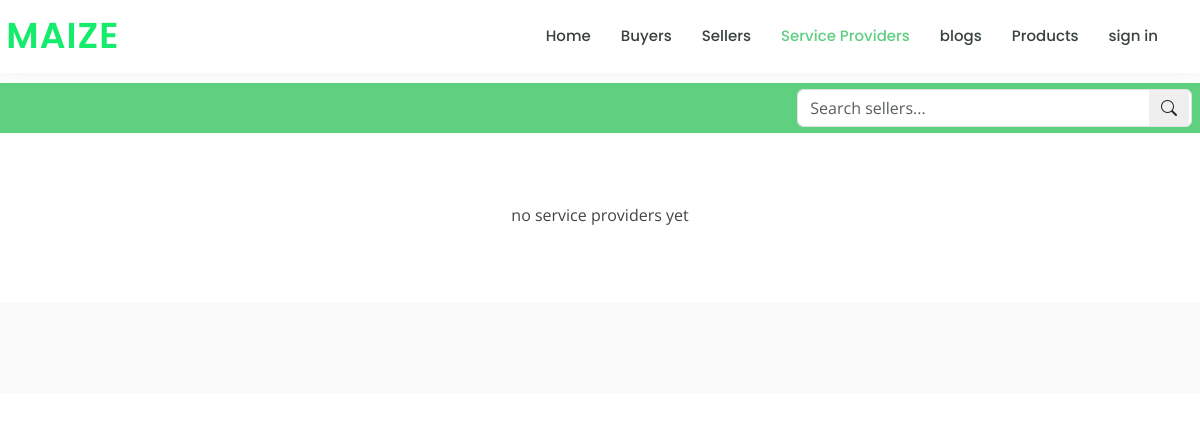
The app's page /services.php, older data.
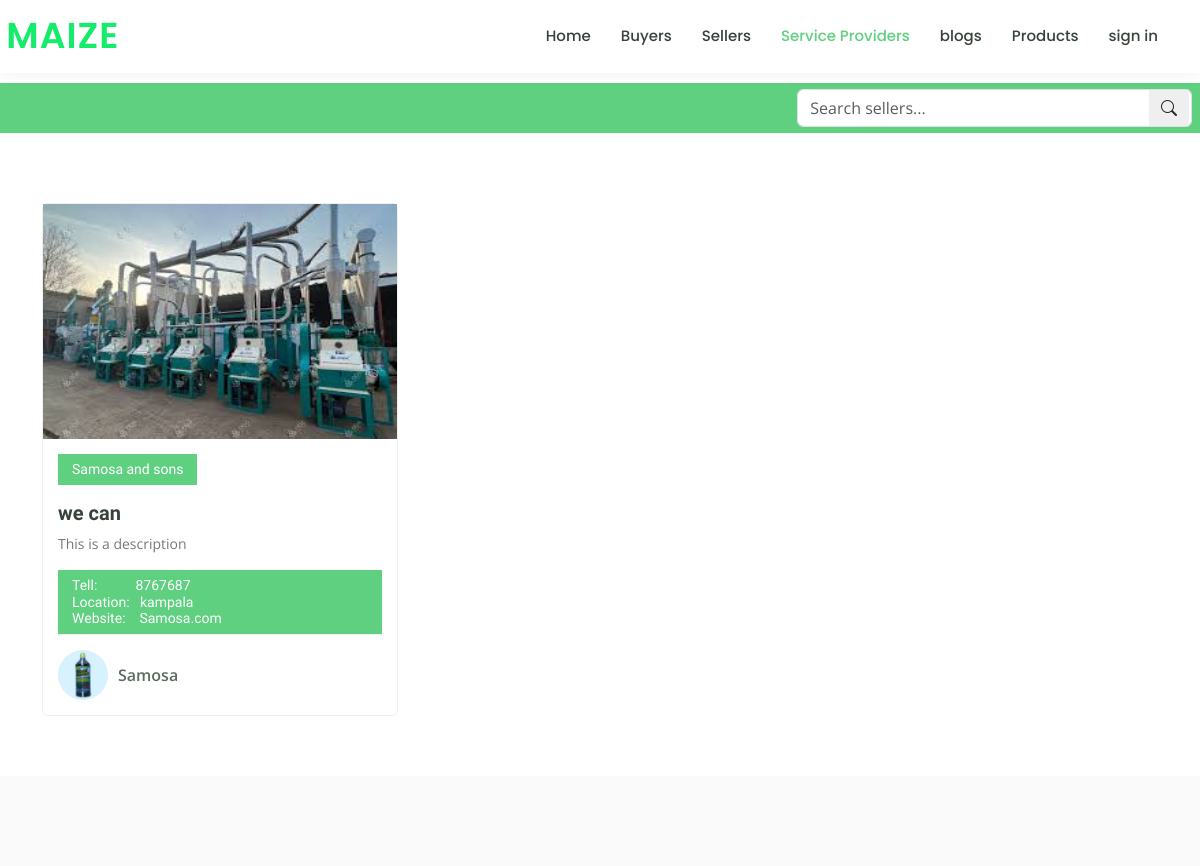
The same page, newer data.
### tables this page shows
CREATE TABLE `users` (
  `id` int(11) NOT NULL,
  `name` varchar(500) DEFAULT NULL,
  `email` varchar(100) DEFAULT NULL,
  `password` varchar(500) DEFAULT NULL,
  `role` varchar(100) DEFAULT 'buyer',
  `image` varchar(200) DEFAULT NULL,
  `company` varchar(200) DEFAULT NULL,
  `description` varchar(1000) DEFAULT NULL,
  `logo` varchar(100) DEFAULT NULL,
  `motto` varchar(1000) DEFAULT NULL,
  `website` varchar(1000) DEFAULT NULL,
  `contact` int(11) DEFAULT NULL,
  `location` varchar(1000) DEFAULT NULL,
  `dateAdded` datetime DEFAULT current_timestamp(),
  `admin` tinyint(1) DEFAULT 0
);

### services.php (the view, shortened to what this page needs)
<?php include './header.php'?>
<?php
  include './dbinit.php';
  $sql="SELECT * FROM users WHERE role='service provider'";
  $results =mysqli_query($conn,$sql);
  $users=mysqli_fetch_all($results,MYSQLI_ASSOC);
  $value='';
?>
  <main id="main" data-aos="fade-in">
  <div class="w-100" style="height:10px"></div>
    <div class="breadcrumbs d-flex align-items-center p-2 " style=" top: 0; height:50px;margin-bottom:10px;">
          <div class="d-flex align-items-center justify-content-end" style="flex:1">
            <div class="col-lg-4" style="position: relative;">
                <form action="" method="get">
                  <input type="search" name='value'  name='value' value='<?php echo $value ?>' style="outline: none;" autocomplete="off" class="form-control" name="search" placeholder="Search sellers...">
                  <button name='search' type='submit' value="search"   style="position: absolute; top: 1px; color: blue; right: 3px; cursor: pointer; padding: 0px; border: 0; "><span class="bi bi-search btn rounded  border-0"></span> </button>
                </form>
            </div>
          </div>
      </div>
    <section id="courses" class="courses">
      <div class="container" data-aos="fade-up"><?php echo count($users)<1?'<p class="w-100 text-center">no service providers yet</p>':''  ?>
        <div class="row" data-aos="zoom-in" data-aos-delay="100">
        <?php  foreach ($users as $user) {?>
          <div class="col-lg-4 col-md-6 col-sm-12 d-flex align-items-stretch" >
            <div class="course-item w-100">
              <img src="imgs/<?php echo $user['image']  ?>"style="width:100%; height:235px;" class="img-fluid" alt="...">
              <div class="course-content">
                <div class="d-flex justify-content-between align-items-center mb-3">
                  <h4><?php echo $user['company']  ?></h4>
                </div>
                <h3><a href="course-details.html"><?php echo $user['motto']  ?></a></h3>
                <p><?php echo $user['description']  ?></p>
                <h4>
                  Tell:&nbsp;&nbsp;&nbsp;&nbsp;&nbsp;&nbsp;&nbsp;&nbsp;&nbsp;&nbsp; <span><?php echo $user['contact']  ?></span><br>
                  Location: &nbsp;&nbsp;<span><?php echo $user['location']  ?></span><br>
                  Website:&nbsp;&nbsp;&nbsp; <a href="http://<?php echo $user['website']  ?>" style="color:white;"><span><?php echo $user['website']  ?></span></a>
                </h4>
                <div class="trainer d-flex justify-content-between align-items-center">
                  <div class="trainer-profile d-flex align-items-center">
                    <img src="logos/<?php echo $user['logo']  ?>" class="img-fluid" alt="">
                    <span><?php echo $user['name']  ?></span>
                  </div>
                </div>
              </div>
            </div>
          </div>
        <?php } ?>
        </div>
      </div>
    </section>
  </main>
  <?php include './footer.php'?>

Row changes from the older to the newer data that the page shows:
added users: image (picture), company "Samosa and sons", motto "we can", description "This is a description", contact "8767687", location "kampala", website "Samosa.com", logo (picture), name "Samosa"
Text that changed along with them:
text no longer shown: "no service providers yet"
